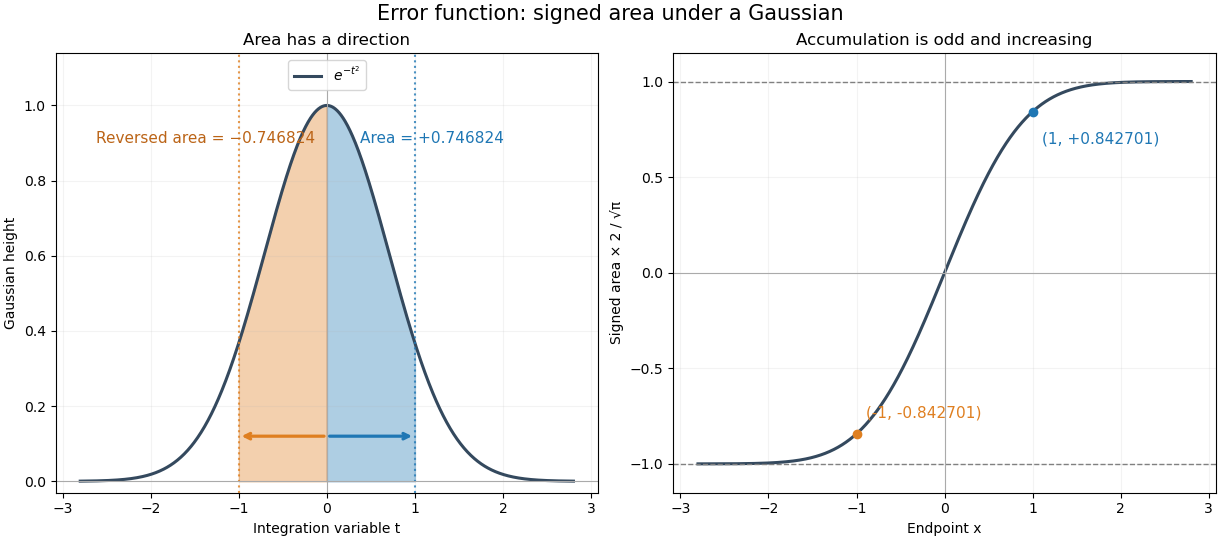

Generate this figure with Python:
"""Generate signed Gaussian areas and their error-function accumulation."""
from math import erf, sqrt, pi
from pathlib import Path
import matplotlib.pyplot as plt
import numpy as np


def main():
    x = np.linspace(-2.8, 2.8, 1001)
    density = np.exp(-x * x)
    values = np.array([erf(float(v)) for v in x])
    fig, axes = plt.subplots(1, 2, figsize=(12.2, 5.4), dpi=100, layout="constrained")
    fig.set_facecolor("white")
    left, right = axes
    left.plot(x, density, color="#34495e", linewidth=2.2, label=r"$e^{-t^2}$")
    for endpoint, color in [(1.0, "#1f77b4"), (-1.0, "#df7f20")]:
        sample = np.linspace(min(0.0, endpoint), max(0.0, endpoint), 301)
        left.fill_between(sample, np.exp(-sample * sample), color=color, alpha=0.36)
        left.annotate("", xy=(endpoint, 0.12), xytext=(0.0, 0.12), arrowprops={"arrowstyle": "->", "color": color, "lw": 2.3})
        left.axvline(endpoint, color=color, linestyle=":", alpha=0.8)
    area = sqrt(pi) * erf(1.0) / 2
    left.text(-2.62, 0.9, f"Reversed area = −{area:.6f}", color="#bb6417", fontsize=11)
    left.text(0.38, 0.9, f"Area = +{area:.6f}", color="#1f77b4", fontsize=11)
    left.set(xlabel="Integration variable t", ylabel="Gaussian height", title="Area has a direction", ylim=(-0.03, 1.14))
    left.legend(loc="upper center")
    right.plot(x, values, color="#34495e", linewidth=2.2, label=r"$\mathrm{erf}(x)$")
    right.axhline(1.0, color="gray", linestyle="--", linewidth=1)
    right.axhline(-1.0, color="gray", linestyle="--", linewidth=1)
    for endpoint, color in [(1.0, "#1f77b4"), (-1.0, "#df7f20")]:
        value = erf(endpoint)
        right.scatter([endpoint], [value], color=color, zorder=3)
        right.annotate(f"({endpoint:g}, {value:+.6f})", (endpoint, value), xytext=(7, -23 if endpoint > 0 else 12), textcoords="offset points", color=color, fontsize=11)
    right.set(xlabel="Endpoint x", ylabel="Signed area × 2 / √π", title="Accumulation is odd and increasing", ylim=(-1.15, 1.15))
    for ax in axes:
        ax.axvline(0, color="#aaaaaa", linewidth=0.8)
        ax.axhline(0, color="#aaaaaa", linewidth=0.8)
        ax.grid(alpha=0.15)
    fig.suptitle("Error function: signed area under a Gaussian", fontsize=15)
    fig.savefig(Path(__file__).with_suffix(".png").name, facecolor="white")
    plt.close(fig)


if __name__ == "__main__":
    main()
